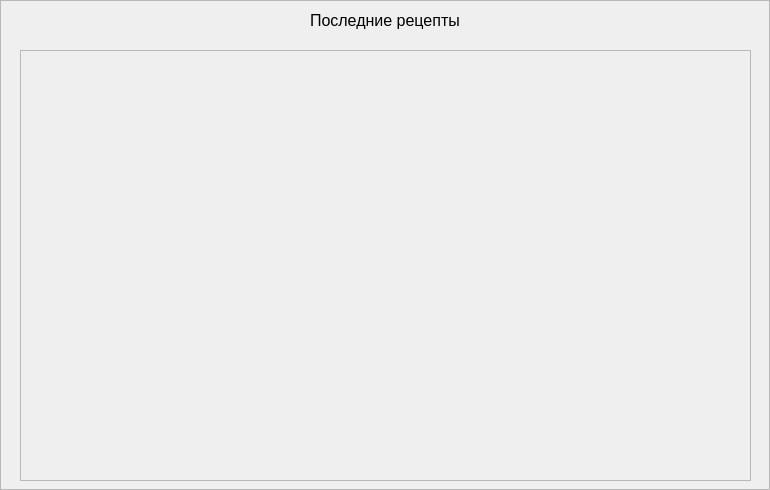
<?xml version="1.0" encoding="UTF-8"?>
<ui version="4.0">
 <class>LastRepform</class>
 <widget class="QFrame" name="LastRepform">
  <property name="geometry">
   <rect>
    <x>0</x>
    <y>0</y>
    <width>770</width>
    <height>490</height>
   </rect>
  </property>
  <property name="windowTitle">
   <string>Frame</string>
  </property>
  <property name="frameShape">
   <enum>QFrame::StyledPanel</enum>
  </property>
  <property name="frameShadow">
   <enum>QFrame::Raised</enum>
  </property>
  <widget class="QScrollArea" name="scrollArea">
   <property name="geometry">
    <rect>
     <x>20</x>
     <y>50</y>
     <width>731</width>
     <height>431</height>
    </rect>
   </property>
   <property name="sizePolicy">
    <sizepolicy hsizetype="Minimum" vsizetype="Minimum">
     <horstretch>0</horstretch>
     <verstretch>0</verstretch>
    </sizepolicy>
   </property>
   <property name="sizeIncrement">
    <size>
     <width>100</width>
     <height>105</height>
    </size>
   </property>
   <property name="focusPolicy">
    <enum>Qt::NoFocus</enum>
   </property>
   <property name="contextMenuPolicy">
    <enum>Qt::NoContextMenu</enum>
   </property>
   <property name="lineWidth">
    <number>20</number>
   </property>
   <property name="horizontalScrollBarPolicy">
    <enum>Qt::ScrollBarAlwaysOff</enum>
   </property>
   <property name="sizeAdjustPolicy">
    <enum>QAbstractScrollArea::AdjustToContentsOnFirstShow</enum>
   </property>
   <property name="widgetResizable">
    <bool>true</bool>
   </property>
   <property name="alignment">
    <set>Qt::AlignCenter</set>
   </property>
   <widget class="QWidget" name="scrollAreaWidgetContents">
    <property name="geometry">
     <rect>
      <x>0</x>
      <y>0</y>
      <width>729</width>
      <height>429</height>
     </rect>
    </property>
    <property name="sizePolicy">
     <sizepolicy hsizetype="Expanding" vsizetype="Expanding">
      <horstretch>0</horstretch>
      <verstretch>0</verstretch>
     </sizepolicy>
    </property>
    <property name="contextMenuPolicy">
     <enum>Qt::NoContextMenu</enum>
    </property>
    <property name="autoFillBackground">
     <bool>true</bool>
    </property>
    <widget class="QWidget" name="verticalLayoutWidget_2">
     <property name="geometry">
      <rect>
       <x>0</x>
       <y>0</y>
       <width>721</width>
       <height>691</height>
      </rect>
     </property>
     <layout class="QVBoxLayout" name="verticalLayout_last_rep">
      <property name="spacing">
       <number>15</number>
      </property>
      <property name="sizeConstraint">
       <enum>QLayout::SetFixedSize</enum>
      </property>
      <property name="leftMargin">
       <number>15</number>
      </property>
      <property name="topMargin">
       <number>10</number>
      </property>
      <property name="rightMargin">
       <number>10</number>
      </property>
      <property name="bottomMargin">
       <number>15</number>
      </property>
     </layout>
    </widget>
   </widget>
  </widget>
  <widget class="QLabel" name="label">
   <property name="geometry">
    <rect>
     <x>310</x>
     <y>0</y>
     <width>161</width>
     <height>41</height>
    </rect>
   </property>
   <property name="font">
    <font>
     <pointsize>12</pointsize>
    </font>
   </property>
   <property name="text">
    <string>Последние рецепты</string>
   </property>
  </widget>
 </widget>
 <resources/>
 <connections/>
</ui>
